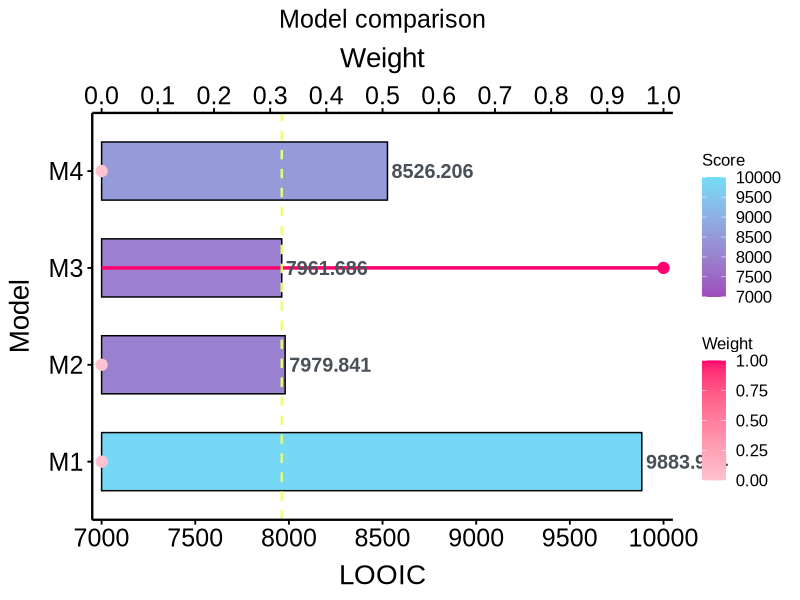
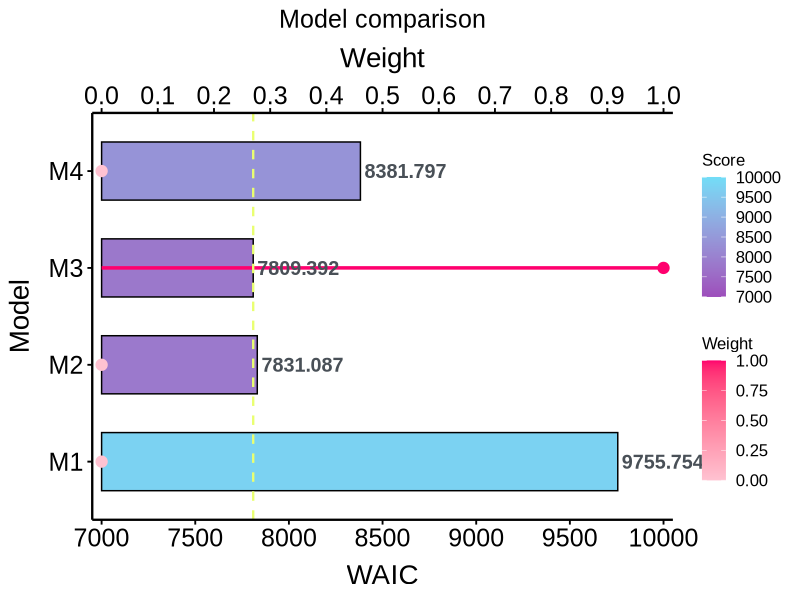
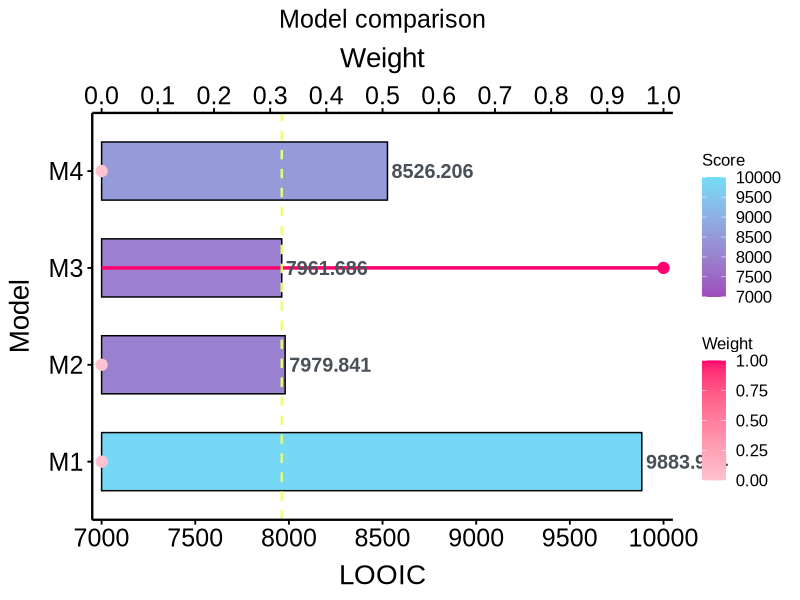
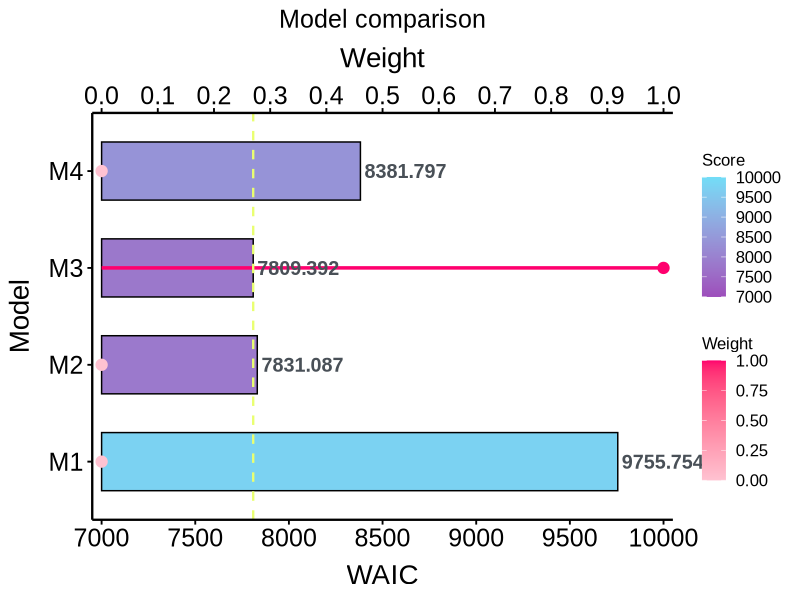

Reproduce these figures in R, in order.
#install.packages("ggplot2")    # 安装 ggplot2 包
#install.packages("gridExtra")  # 安装 gridExtra 包
#install.packages("grid")      # 安装 grid 包

library(ggplot2)
library(gridExtra)

#####looic#####

# 确保数据列是数值型
data <- data.frame(
  Model = factor(c("M1", "M2", "M3", "M4"), 
                 levels = c("M1", "M2", "M3", "M4")),
  Value = as.numeric(c(9883.974,
                       7979.841,
                       7961.686,
                       8526.206
                       
  )),
  Weight = as.numeric(c(0, 0, 1, 0))  # 权重数据
)

# 检查数据
print(data)

# 找到最小值的数值
min_value <- min(data$Value)

  # 绘制条形图
  red_gradient_plot <- ggplot(data, aes(x = Model, y = Value, fill = Value)) +
  geom_bar(stat = "identity", color = "black", width = 0.6) +
  
  # 添加渐变线条
  geom_segment(aes(x = Model, xend = Model, y = 7000, yend = Weight * 3000 + 7000, color = Weight), 
                 linetype = "solid", size = 1.2) +
  # 添加渐变点
  geom_point(aes(x = Model, y = Weight * 3000 + 7000, color = Weight), size = 3.5) +
  # 设置渐变颜色
  scale_color_gradient(low = "#ffc2d1", high = "#ff006e", name = "Weight",limits = c(0, 1), breaks = seq(0, 1, 0.25)) + 
    
  #绘制数值标签（最后绘制，避免被覆盖）  
  #geom_text(aes(label = round(Value, 2)), hjust = -0.05, color = "black", size = 4.5,face = "bold", family = "Arial") +  # 使用hjust控制文本向右偏移
  geom_text(aes(label = round(Value, 3)), hjust = -0.05, color = "#495057", size = 5, fontface = "bold", family = "Arial")+  # Use fontface for bold text
    scale_fill_gradient(
    low = "#9d4ebb", 
    high = "#72ddf7", 
    limits = c(7000, 10000),  # 设置渐变标签范围
    breaks = seq(7000, 10000, 500),
    name = "Score"
  ) +
  scale_y_continuous(
    limits = c(7000, 10000),
    breaks = seq(7000, 10000, 500),
    oob = scales::squish,  # 超出范围的值映射到边界
    expand = c(0, 50),  # 使 y 轴从 8000 开始，去掉默认的扩展空间
    sec.axis = sec_axis(
      trans = ~ (.-7000) / 3000,  # 将 Value 轴映射到 Weight 轴，8000 对应 0，11500 对应 1
      name = "Weight",
      breaks = seq(0, 1, 0.1)  # Weight 轴刻度间隔为 0.1
    )
  ) +
  theme_minimal(base_size = 14, base_family = "Arial") +  # 设置字体为新罗马
  theme(
    #axis.title.y = element_text(size = 20,color = "black"),
    #axis.title.x = element_text(size = 20,color = "black"),
    # 调整 Weight 标题（次级轴在顶部）的距离
    # margin(b = 20) 表示增加底部的外边距，将标题推离轴线
    axis.title.x.top = element_text(size = 20, color = "black", margin = margin(b = 10)),
    
    # 同时建议微调底部的 LOOIC 标题，避免太挤
    # margin(t = 15) 表示增加顶部的外边距，将标题向下推离轴线
    axis.title.x = element_text(size = 20, color = "black", margin = margin(t = 10)),
    
    # 调整左侧 Model 标题的距离
    axis.title.y = element_text(size = 20, color = "black", margin = margin(r = 10)),
    axis.text.y = element_text(size = 18, hjust = 1,color = "black"),
    axis.text.x = element_text(size = 18, color = "black",angle = 0, hjust = 0.5),
    panel.grid.major = element_blank(),  # 删除主网格线
    panel.grid.minor = element_blank(),  # 删除次网格线
    axis.line.x = element_line(color = "black", size = 0.8),  # 保留横轴的线
    axis.line.y = element_line(color = "black", size = 0.8),  # 保留纵轴的线
    axis.ticks = element_line(color = "black"),  # 显示坐标轴刻度
    legend.position = "right",  # 图例放置右侧
    #设置图例标题和文本
    legend.title = element_text(size = 12),
    legend.text = element_text(size = 12)
  ) +
  labs(x = "Model", y = "LOOIC", title = "Model comparison") +
  theme(plot.title = element_text(size = 18, hjust = 0.5))+
  #theme(plot.title = element_text(hjust = 0.5)) +  # 将标题居中
  coord_flip(ylim = c(7000, 10000), clip = "off") +  # 翻转坐标轴，Value 起点从 8000 开始
  geom_hline(
    aes(yintercept = min_value),  # 设置水平线的 y 值对应最小的 Value
    color = "#e9ff70",  # 设置线的颜色为黄色
    linetype = "dashed",  # 设置虚线
    size = 0.8  # 设置线宽
  ) 
  

# 显示图形
print(red_gradient_plot)

# 保存为 PNG 文件
png("model_comparison_looic.png", width = 14, height = 6, units = "in", res = 300)
print(red_gradient_plot)
dev.off()



#####waic#####

# 确保数据列是数值型
data <- data.frame(
  Model = factor(c("M1", "M2", "M3", "M4"), 
                 levels = c("M1", "M2", "M3", "M4")),
  Value = as.numeric(c(9755.754,
                       7831.087,
                       7809.392,
                       8381.797
                       
  )),
  Weight = as.numeric(c(0, 0, 1, 0))  # 假设这是权重数据
)

# 检查数据
print(data)

# 找到最小值的数值
min_value <- min(data$Value)

# 绘制条形图
red_gradient_plot <- ggplot(data, aes(x = Model, y = Value, fill = Value)) +
  geom_bar(stat = "identity", color = "black", width = 0.6) +
  
  # 添加渐变线条
  geom_segment(aes(x = Model, xend = Model, y = 7000, yend = Weight * 3000 + 7000, color = Weight), 
               linetype = "solid", size = 1.2) +
  # 添加渐变点
  geom_point(aes(x = Model, y = Weight * 3000 + 7000, color = Weight), size = 3.5) +
  # 设置渐变颜色
  scale_color_gradient(low = "#ffc2d1", high = "#ff006e", name = "Weight",limits = c(0, 1), breaks = seq(0, 1, 0.25)) + 
  
  #绘制数值标签（最后绘制，避免被覆盖）  
  #geom_text(aes(label = round(Value, 2)), hjust = -0.05, color = "black", size = 4.5,face = "bold", family = "Arial") +  # 使用hjust控制文本向右偏移
  geom_text(aes(label = round(Value, 3)), hjust = -0.05, color = "#495057", size = 5, fontface = "bold", family = "Arial")+  # Use fontface for bold text
  scale_fill_gradient(
    low = "#9d4ebb", 
    high = "#72ddf7", 
    limits = c(7000, 10000),  # 设置渐变标签范围
    breaks = seq(7000, 10000, 500),
    name = "Score"
  ) +
  scale_y_continuous(
    limits = c(7000, 10000),
    breaks = seq(7000, 10000, 500),
    oob = scales::squish,  # 超出范围的值映射到边界
    expand = c(0, 50),  # 使 y 轴从 8000 开始，去掉默认的扩展空间
    sec.axis = sec_axis(
      trans = ~ (.-7000) / 3000,  # 将 Value 轴映射到 Weight 轴，8000 对应 0，11500 对应 1
      name = "Weight",
      breaks = seq(0, 1, 0.1)  # Weight 轴刻度间隔为 0.1
    )
  ) +
  theme_minimal(base_size = 14, base_family = "Arial") +  # 设置字体为新罗马
  theme(
    #axis.title.y = element_text(size = 20,color = "black"),
    #axis.title.x = element_text(size = 20,color = "black"),
    # 调整 Weight 标题（次级轴在顶部）的距离
    # margin(b = 20) 表示增加底部的外边距，将标题推离轴线
    axis.title.x.top = element_text(size = 20, color = "black", margin = margin(b = 10)),
    
    # 同时建议微调底部的 LOOIC 标题，避免太挤
    # margin(t = 15) 表示增加顶部的外边距，将标题向下推离轴线
    axis.title.x = element_text(size = 20, color = "black", margin = margin(t = 10)),
    
    # 调整左侧 Model 标题的距离
    axis.title.y = element_text(size = 20, color = "black", margin = margin(r = 10)),
    axis.text.y = element_text(size = 18, hjust = 1,color = "black"),
    axis.text.x = element_text(size = 18, color = "black",angle = 0, hjust = 0.5),
    panel.grid.major = element_blank(),  # 删除主网格线
    panel.grid.minor = element_blank(),  # 删除次网格线
    axis.line.x = element_line(color = "black", size = 0.8),  # 保留横轴的线
    axis.line.y = element_line(color = "black", size = 0.8),  # 保留纵轴的线
    axis.ticks = element_line(color = "black"),  # 显示坐标轴刻度
    legend.position = "right",  # 图例放置右侧
    #设置图例标题和文本
    legend.title = element_text(size = 12),
    legend.text = element_text(size = 12)
  ) +
  labs(x = "Model", y = "WAIC", title = "Model comparison") +
  theme(plot.title = element_text(size = 18, hjust = 0.5))+
  #theme(plot.title = element_text(hjust = 0.5)) +  # 将标题居中
  coord_flip(ylim = c(7000, 10000), clip = "off") +  # 翻转坐标轴，Value 起点从 8000 开始
  geom_hline(
    aes(yintercept = min_value),  # 设置水平线的 y 值对应最小的 Value
    color = "#e9ff70",  # 设置线的颜色为黄色
    linetype = "dashed",  # 设置虚线
    size = 0.8  # 设置线宽
  ) 


# 显示图形
print(red_gradient_plot)

# 保存为 PNG 文件
png("model_comparison_waic.png", width = 14, height = 6, units = "in", res = 300)
print(red_gradient_plot)
dev.off()
